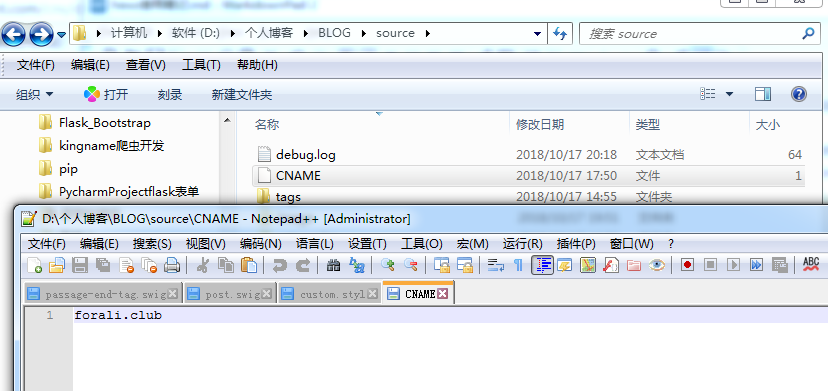
#> input picture L8包/demo.jpg, 828 x 391 px
$ python '8pillow包.py'
#> lines starting #> are read from the running program, lines starting #| are printed output that depends on the picture
# pillow包
# pillow：(了解）（python image library)是一个有关图像图片处理的包,这个包底层用的C C++,但PIL包是python2下使用的。所以又更新了一个适合python3版本的、基于PIL包的新包pillow。
# 像素：1440*900 1080p,显示器图像的最小色彩单位。

from PIL import Image
from PIL import ImageFilter

im = Image.open('demo.jpg')
#> im is the input picture: PIL image 828x391 RGBA; mean R, G, B, A 225.5, 230.3, 236.1, 255
print(im.size)
#| (828, 391)
width,height = im.size
#> width = 828; height = 391
print(width,height)
#| 828 391
# 缩放
im.thumbnail( (100,100) )
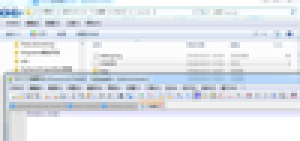
#> im: PIL image 100x47 RGBA (shown 3 times larger); mean R, G, B, A 225.5, 230.2, 236, 255
# 保存为新图片
im.save('demo2.jpg','png')
# 旋转
im2 = im.rotate(90)
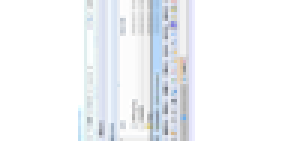
#> im2: PIL image 100x47 RGBA (shown 3 times larger); mean R, G, B, A 106.6, 108.8, 111.6, 119.8; transparent parts drawn white
im2.show()    # 临时改变
# 滤镜
im3 = im.filter(ImageFilter.BLUR)
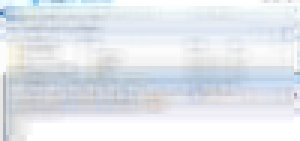
#> im3: PIL image 100x47 RGBA (shown 3 times larger); mean R, G, B, A 225.7, 230.4, 236.2, 255
im3.show()
